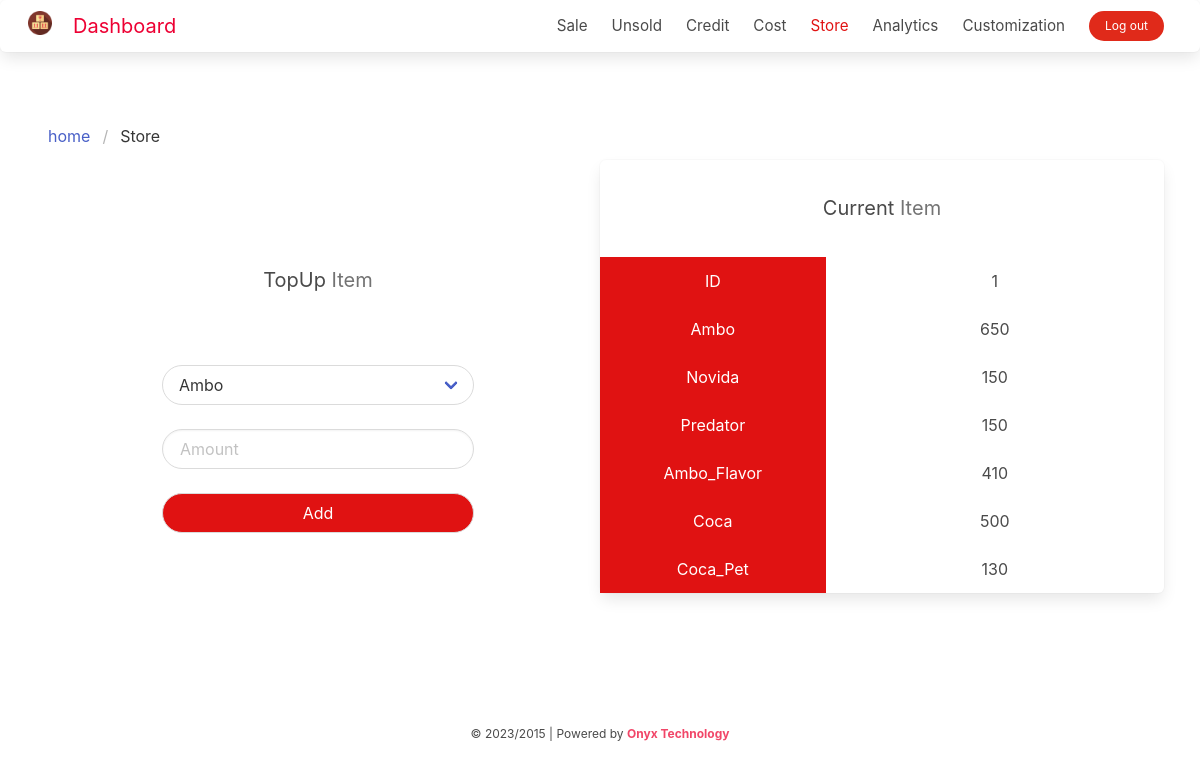
/Store (signed in), run on the app's committed database.
### tables this page shows
CREATE TABLE "stock" (
	"ID"	INTEGER,
	"Ambo"	INTEGER,
	"Novida"	INTEGER,
	"Predator"	INTEGER,
	"Ambo_Flavor"	INTEGER,
	"Coca"	INTEGER, 'Coca_Pet' INTEGER DEFAULT 0,
	PRIMARY KEY("ID")
);

### app.py (the view)
@app.route('/')
@app.route('/Store',methods = ['POST','GET'])
def Store():
    day = str(dt.datetime.now())[0:11]
    fday = str(dt.datetime.now())[0:7]
    if "user_password" in session:
        conn = sqlite3.connect('main.db')
        c = conn.cursor()
        c.execute("SELECT * FROM Item_conf")
        Ic = c.fetchall()
        con = sqlite3.connect('main.db')
        d = con.cursor()
        d.execute("SELECT * FROM stock")
        lis = d.fetchall()
        Nc = list(map(lambda x: x[0],d.description))
        l2 = []
        for _ in range(len(lis[0])):
            l2.append(lis[0][_])
        res = dict(zip(Nc,l2))
        for x, y in res.items():
            print(x, y)
        print(res)
        return render_template("Store.html",Ic=Ic,res=res,cdate=cdate)
    else:
        return render_template("login.html")

### templates/Store.html (shortened to what this page needs)
<!DOCTYPE html>
<html>
<head>
  <link rel="stylesheet" href="{{ url_for('static', filename='bulma/css/bulma.css')}}">
</head>
<body>
  <nav class="navbar p-0 box is-rounded" role="navigation" aria-label="main navigation">
    <div class="navbar-brand px-4">
      <a class="navbar-item" href="">
        <p class="subtitle is-danger has-text-danger">
          <span class="icon-text ">
            <span class="icon ">
              <i class="fas fa-home"> <img src="{{ url_for('static', filename='images/coop.png')}}"
                  alt="Image not found"></i>
            </span>
            <span class="ml-4 has-text-weight-normal" style="color:#ed0033 ;">Dashboard</span>
          </span>
        </p>
      </a>
    </div>
    <div id="navbarBasicExample" class="navbar-menu is-responsive is-centered">
      <div class="navbar-end  mr-5" style="font-size:0.95rem;">
        <a href="{{ url_for('index')}}" class="navbar-item " >
             Sale
        </a>
        <a href="{{ url_for('analytic')}}" class="navbar-item">
          Unsold
        </a>
        <a href="{{ url_for('about')}}" class="navbar-item ">
          Credit
        </a>
        <a href="{{ url_for('manual')}}" class="navbar-item ">
          Cost
        </a>
        <a href="{{ url_for('Store')}}" class="navbar-item " style="color:#e01212;">
          Store
        </a>
        <a href="" class="navbar-item ">
           Analytics
        </a>
        <a href="{{ url_for('setting')}}" class="navbar-item ">
          Customization
        </a>
        <div class="navbar-item">
          <div class="buttons">
            <a href="{{ url_for('login')}}" class="button is-info is-small is-rounded "
              style="background-color:#e02a1a ;">
              Log out
            </a>
          </div>
        </div>
      </div>
    </div>
  </nav>
  <section class="section is-centered" id="rd">
        <nav class="breadcrumb" aria-label="breadcrumbs">
            <ul>
            <li><a href="#">home </a></li>
            <li class="is-active"><a href="#" aria-current="page">Store</a></li>
            </ul>
        </nav>
        <div class="columns has-text-centered  ">
            <div class="column is-centered ">
              <br> <br> <br> <br>
                <h2 class="subtitle ">TopUp  <span  style="color:#737373 ;">Item</span> </h2>
                <br>
                <center>
                <div class="column is-two-thirds">
                    <form action="/StockAdd" method="POST">
                        <div class="column ">
                            <div class="select  is-rounded is-fullwidth  ">
                                <select name="type_item">
                                    {% for Icx in Ic %}
                                    <option>{{Icx[0]}} </option>
                                    {% endfor %}
                                </select>
                            </div>
                        </div>
                        <div class="column"><input name="item_Amount" class="input is-rounded" type="text" placeholder="Amount"></div>
                        <div class="column"><button class='button  is-fullwidth is-rounded 'style="background-color: #e01212;color: white;" type="submit" >Add</button></div>
                    </form>
                </div>
                </center>
                <br>
            </div>
        <div class="column box is-rounded  ">
            <br>
            <h2 class="subtitle">Current  <span  style="color:#747474  ;"> Item</span></h2>
            <br>
            {% for x, y in res.items() %}
            <div class="columns is-two-thirds">
              <div class="column is-rounded " style="background-color: #e01212;color: white;">{{x}} </div>
              <div class="column  is-three-fifths">  {{y}}</div>
            </div>
            {% endfor %}
        </div>
    </div>
  </section>
  <br>
  <br>
  <br> <br>
  <footer class=" is-size-7  mr-5 has-text-gray-light">
    © {{cdate}}/{{cdate-8}} | Powered by <a href="http://onyxtech.epizy.com"
      class="has-text-centered is-size-7  has-text-danger"><strong>Onyx Technology</strong></a> </h1>
  </footer>
</body>
</html>

### templates/Store.html (style rules this page uses)
footer { padding-bottom: 2%; left: 0; width: 100%; text-align: center; }
#rd { border-radius: 40px; animation-name: rdx; animation-duration: 2s; }

### data on the page
stock: x "Ambo", Ambo "650", x "Ambo_Flavor", Ambo_Flavor "410", x "Coca", Coca "500"

### other printed values
{{ x }} "ID" "Novida" "Predator" "Coca_Pet"
{{ y }} "1" "150" "150" "130"
{{ cdate }} "2023"
{{ cdate-8 }} "2015"
form field type_item "Ambo"
